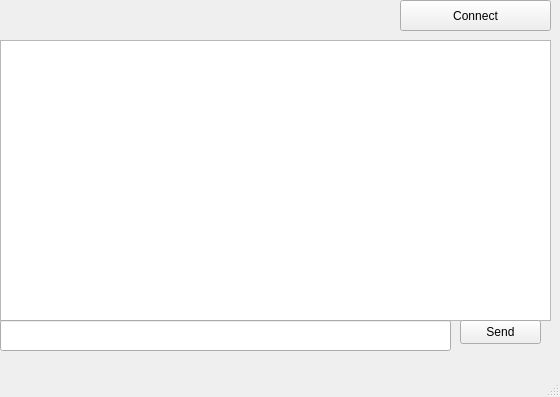
<?xml version="1.0" encoding="UTF-8"?>
<ui version="4.0">
 <class>ChatWindow</class>
 <widget class="QMainWindow" name="ChatWindow">
  <property name="geometry">
   <rect>
    <x>0</x>
    <y>0</y>
    <width>560</width>
    <height>397</height>
   </rect>
  </property>
  <property name="windowTitle">
   <string>ChatWindow</string>
  </property>
  <widget class="QWidget" name="centralwidget">
   <widget class="QListView" name="chatView">
    <property name="geometry">
     <rect>
      <x>0</x>
      <y>40</y>
      <width>551</width>
      <height>281</height>
     </rect>
    </property>
   </widget>
   <widget class="QPushButton" name="connectButton">
    <property name="geometry">
     <rect>
      <x>400</x>
      <y>0</y>
      <width>151</width>
      <height>31</height>
     </rect>
    </property>
    <property name="text">
     <string>Connect</string>
    </property>
   </widget>
   <widget class="QPushButton" name="sendButton">
    <property name="geometry">
     <rect>
      <x>460</x>
      <y>320</y>
      <width>81</width>
      <height>24</height>
     </rect>
    </property>
    <property name="text">
     <string>Send</string>
    </property>
   </widget>
   <widget class="QLineEdit" name="messageEdit">
    <property name="geometry">
     <rect>
      <x>0</x>
      <y>320</y>
      <width>451</width>
      <height>31</height>
     </rect>
    </property>
   </widget>
  </widget>
  <widget class="QMenuBar" name="menubar">
   <property name="geometry">
    <rect>
     <x>0</x>
     <y>0</y>
     <width>560</width>
     <height>22</height>
    </rect>
   </property>
  </widget>
  <widget class="QStatusBar" name="statusbar"/>
 </widget>
 <resources/>
 <connections/>
</ui>
